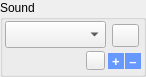
     <widget class="QGroupBox" name="tSoundBox">
      <property name="geometry">
       <rect>
        <x>8</x>
        <y>575</y>
        <width>146</width>
        <height>77</height>
       </rect>
      </property>
      <property name="styleSheet">
       <string notr="true">QToolButton {
    background: auto;
}</string>
      </property>
      <property name="title">
       <string>Sound</string>
      </property>
      <widget class="QComboBox" name="tRecordings">
       <property name="geometry">
        <rect>
         <x>5</x>
         <y>21</y>
         <width>101</width>
         <height>27</height>
        </rect>
       </property>
       <property name="font">
        <font>
         <pointsize>10</pointsize>
        </font>
       </property>
       <property name="toolTip">
        <string>recordings</string>
       </property>
      </widget>
      <widget class="QToolButton" name="tPlaySoundBtn">
       <property name="geometry">
        <rect>
         <x>112</x>
         <y>24</y>
         <width>27</width>
         <height>23</height>
        </rect>
       </property>
       <property name="toolTip">
        <string>play recording</string>
       </property>
       <property name="styleSheet">
        <string notr="true"/>
       </property>
       <property name="text">
        <string/>
       </property>
      </widget>
      <widget class="QLabel" name="tSoundFileMeta">
       <property name="geometry">
        <rect>
         <x>8</x>
         <y>52</y>
         <width>71</width>
         <height>21</height>
        </rect>
       </property>
       <property name="font">
        <font>
         <pointsize>9</pointsize>
        </font>
       </property>
       <property name="toolTip">
        <string>speaker info for recording</string>
       </property>
       <property name="styleSheet">
        <string notr="true"/>
       </property>
      </widget>
      <widget class="QToolButton" name="tSoundMetaBtn">
       <property name="geometry">
        <rect>
         <x>86</x>
         <y>51</y>
         <width>19</width>
         <height>19</height>
        </rect>
       </property>
       <property name="toolTip">
        <string>metadata</string>
       </property>
      </widget>
      <widget class="QToolButton" name="tAddEgBtn">
       <property name="geometry">
        <rect>
         <x>108</x>
         <y>53</y>
         <width>16</width>
         <height>16</height>
        </rect>
       </property>
       <property name="font">
        <font>
         <pointsize>10</pointsize>
         <weight>75</weight>
         <bold>true</bold>
        </font>
       </property>
       <property name="toolTip">
        <string>add media file</string>
       </property>
       <property name="autoFillBackground">
        <bool>false</bool>
       </property>
       <property name="styleSheet">
        <string notr="true">QToolButton {
	background: #6698FF;
	color: white;
	border: 1px solid #6698FF;
}

QToolButton:pressed {
	border: 2px outset #1E90FF;
}</string>
       </property>
       <property name="text">
        <string>+</string>
       </property>
       <property name="toolButtonStyle">
        <enum>Qt::ToolButtonTextOnly</enum>
       </property>
       <property name="autoRaise">
        <bool>true</bool>
       </property>
      </widget>
      <widget class="QToolButton" name="tDelEgBtn">
       <property name="geometry">
        <rect>
         <x>125</x>
         <y>53</y>
         <width>16</width>
         <height>16</height>
        </rect>
       </property>
       <property name="font">
        <font>
         <pointsize>10</pointsize>
         <weight>75</weight>
         <bold>true</bold>
        </font>
       </property>
       <property name="toolTip">
        <string>delete media file</string>
       </property>
       <property name="styleSheet">
        <string notr="true">QToolButton {
	background: #6698FF;
	color: white;
	border: 1px solid #6698FF;
}

QToolButton:pressed {
	border: 2px outset #1E90FF;
}</string>
       </property>
       <property name="text">
        <string>–</string>
       </property>
       <property name="toolButtonStyle">
        <enum>Qt::ToolButtonTextOnly</enum>
       </property>
       <property name="autoRaise">
        <bool>true</bool>
       </property>
      </widget>
     </widget>
